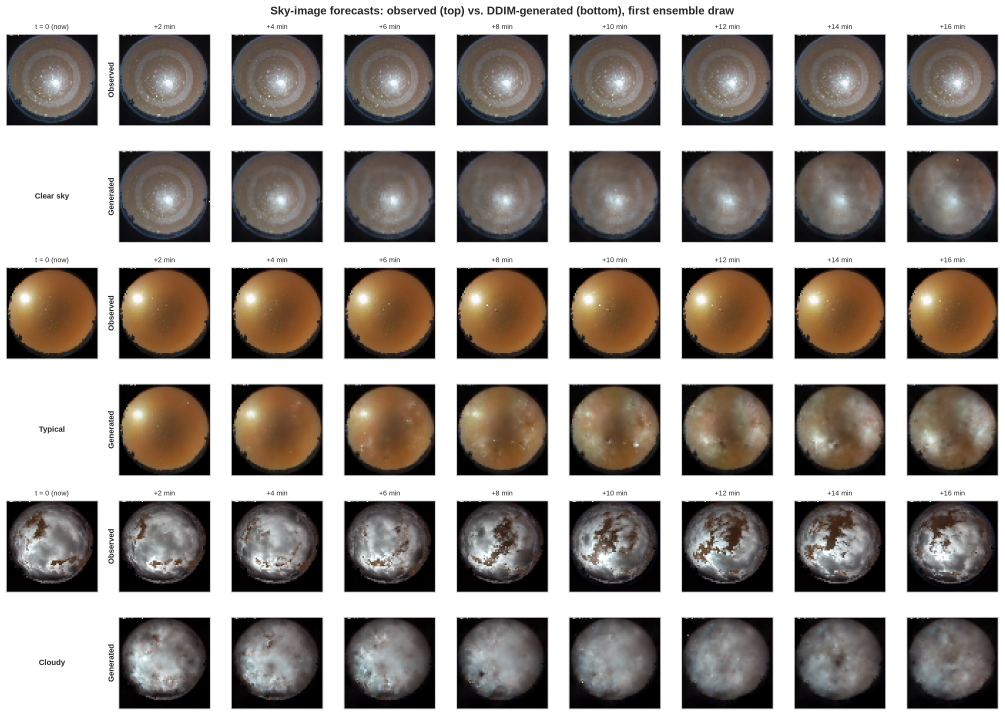
#> input picture showcase_15min_sky_images.png, 4017 x 2875 px (shown at 1/4 size)
$ python extract_tiles.py
#> lines starting #> are read from the running program, lines starting #| are printed output that depends on the picture; after the words box and inside, x2 and y2 are one past the last pixel; in counts of white or black regions, pixels touching at a corner belong together
"""Crop the 64x64 sky-image tiles out of the saved figure grids.

Sources (both render each 64x64 frame with nearest-neighbour upscaling, so
resampling the tile back to 64x64 recovers the original pixels):
  * ../showcase_15min_sky_images.png   -- CSR-MMDiff (this work), notebook Cell 17
  * baseline1 Fig. 4 (embedded bitmap)  -- joint DDIM v1 [B1], same three windows
Output: figures/tiles/{src}_{window}_{row}_{col}.png
"""
import os
import sys

import numpy as np
import pymupdf
from PIL import Image
from scipy import ndimage

HERE = os.path.dirname(os.path.abspath(__file__))
ROOT = os.path.abspath(os.path.join(HERE, "..", ".."))
OUT = os.path.join(HERE, "..", "figures", "tiles")
os.makedirs(OUT, exist_ok=True)


def find_tiles(rgb):
    """Bounding boxes of the square image panels (non-white blobs), sorted row-major."""
    nonwhite = rgb.astype(int).sum(-1) < 3 * 235
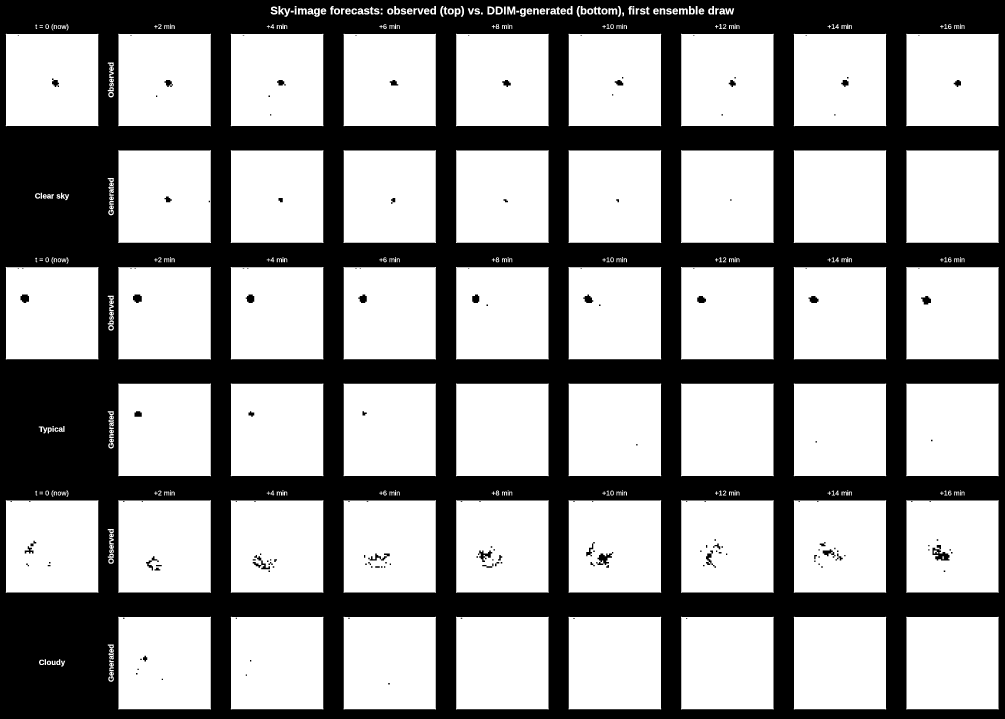
#> nonwhite: shape (2875, 4017) bool (shown at 1/4 size); 60.2% white; 260 black regions (67 under 20 px), largest, box (x1, y1, x2, y2) and area: (0, 0, 4017, 2875) 4557164, (3730, 2180, 3798, 2242) 2120, (2385, 2208, 2453, 2260) 1606
    nonwhite = ndimage.binary_closing(nonwhite, iterations=3)
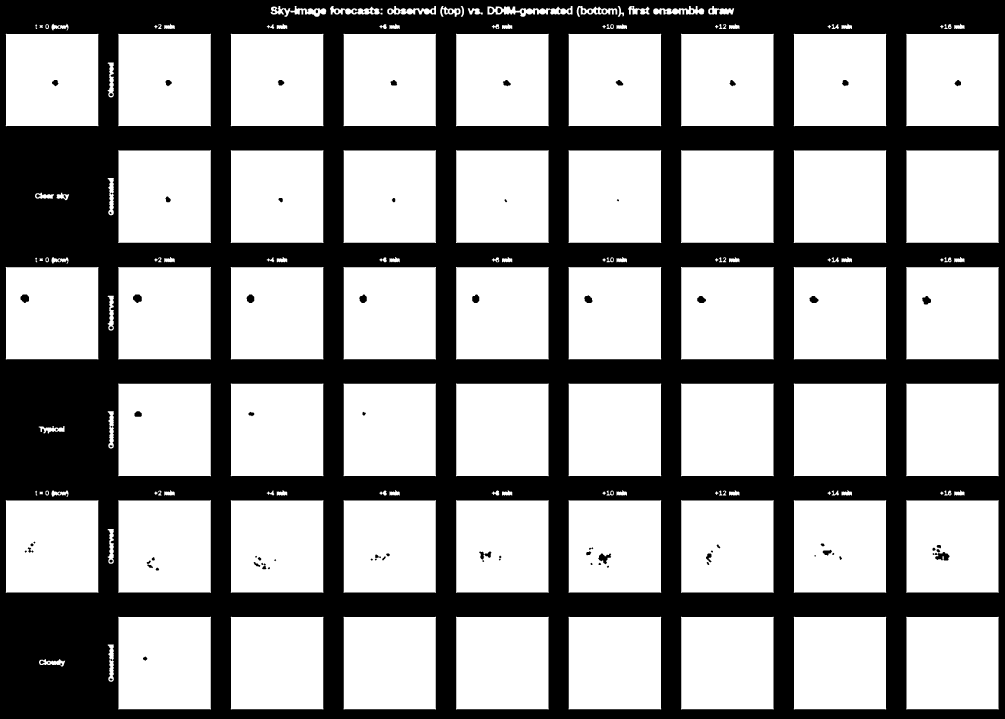
#> nonwhite: shape (2875, 4017) bool (shown at 1/4 size); 60.5% white; 121 black regions, largest, box (x1, y1, x2, y2) and area: (0, 0, 4017, 2875) 4538061, (3730, 2197, 3798, 2242) 1474, (2393, 2214, 2445, 2257) 1117
    lab, n = ndimage.label(nonwhite)
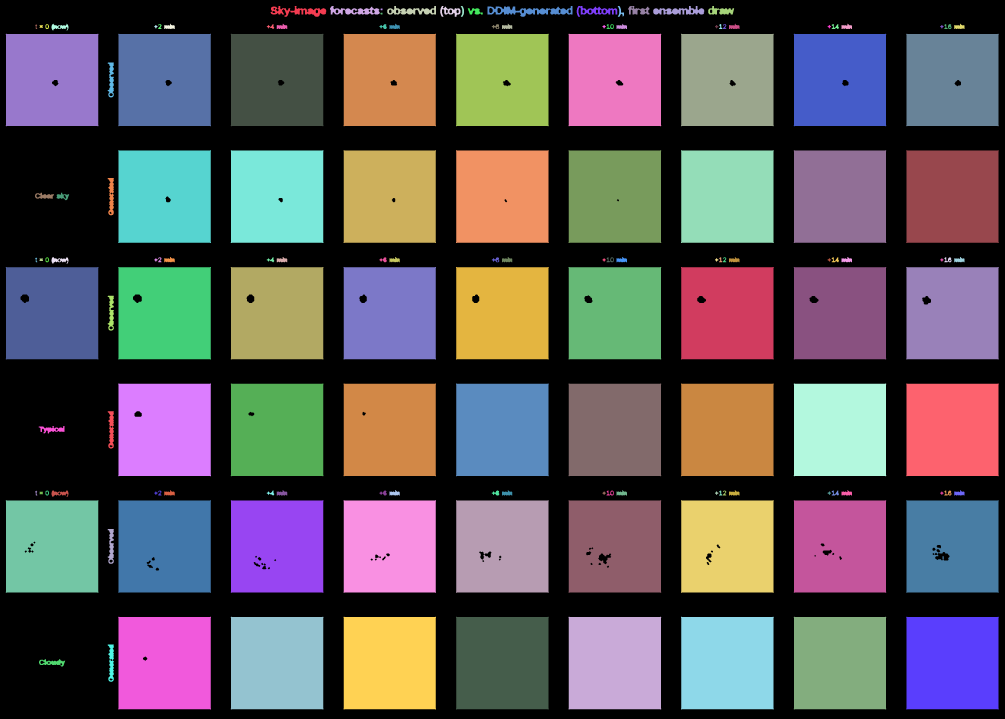
#> lab: shape (2875, 4017) int32 (shown at 1/4 size); 155 distinct labels, from 0 to 154; one colour per label, 0 black
#> n = 154
    boxes = []
    for sl in ndimage.find_objects(lab):
        h, w = sl[0].stop - sl[0].start, sl[1].stop - sl[1].start
        if h > 80 and w > 80 and 0.85 < h / w < 1.15:
            boxes.append((sl[0].start, sl[1].start, h, w))
#> this loop made 154 passes
#> (h, w) on passes 1 to 3: (43, 223), (34, 200), (34, 195)
#> after the loop, boxes = 51 items, first 6: (135, 23, 370, 371), (135, 473, 370, 371), (135, 923, 370, 371), (135, 1374, 370, 370), (135, 1824, 370, 371), (135, 2274, 370, 371)
    hs = np.median([b[2] for b in boxes])
#> hs = 370
    boxes = [b for b in boxes if abs(b[2] - hs) < 0.1 * hs]
    rows = {}
    for b in boxes:
        key = min(rows, key=lambda k: abs(k - b[0]), default=None)
        if key is None or abs(key - b[0]) > hs / 2:
            rows[b[0]] = [b]
        else:
            rows[key].append(b)
#> this loop made 51 passes
#> (b, key) on passes 2 to 13: ((135, 473, 370, 371), 135), ((135, 923, 370, 371), 135), ((135, 1374, 370, 370), 135), ((135, 1824, 370, 371), 135), ((135, 2274, 370, 371), 135), ((135, 2724, 370, 371), 135), ((135, 3175, 370, 370), 135), ((135, 3625, 370, 370), 135), ((601, 473, 371, 371), 135), ((601, 923, 371, 371), 601), ((601, 1374, 371, 370), 601), ((601, 1824, 371, 371), 601)
#> after the loop, rows = 6 items
    return [sorted(rows[k], key=lambda b: b[1]) for k in sorted(rows)]


def crop(rgb, box, inset=0.02):
    y, x, h, w = box
    d = int(round(inset * h))
    tile = Image.fromarray(rgb[y + d : y + h - d, x + d : x + w - d])
    return tile.resize((64, 64), Image.NEAREST)


def export(rgb, tag):
    grid = find_tiles(rgb)
#> grid = 6 items
    print(tag, "rows:", [len(r) for r in grid])
#| ours rows: [9, 8, 9, 8, 9, 8]
    names = ["clear", "typical", "cloudy"]
    # rows alternate observed (9 tiles incl. t=0) / generated (8 tiles)
    for j, name in enumerate(names):
        obs, gen = grid[2 * j], grid[2 * j + 1]
        assert len(obs) == 9 and len(gen) == 8, (len(obs), len(gen))
        for c, b in enumerate(obs):
            crop(rgb, b).save(os.path.join(OUT, f"{tag}_{name}_obs_{c}.png"))
        for c, b in enumerate(gen):
            crop(rgb, b).save(os.path.join(OUT, f"{tag}_{name}_gen_{c + 1}.png"))
#> this loop made 3 passes
#> pass 1, in crop, `tile = Image.fromarray(rgb[y + d : y + h - d, x + d : x + w - d])`:
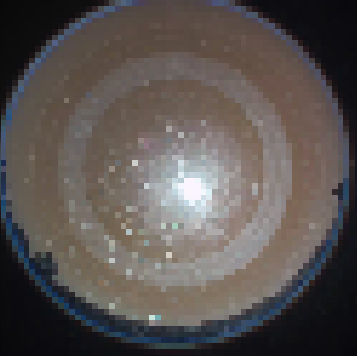
#> tile: PIL image 357x356 RGB; mean R, G, B 89.9, 83.6, 81.2
#> pass 1, in export, `crop(rgb, b).save(os.path.join(OUT, f"{tag}_{name}_obs_{c}.png"))`:
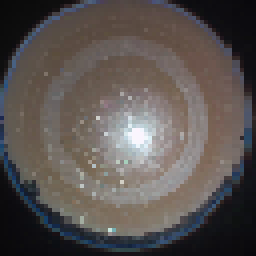
#> saved as ours_clear_obs_0.png: PIL image 64x64 RGB (shown 4 times larger); mean R, G, B 90, 83.6, 81.1
#> pass 1, in export, `crop(rgb, b).save(os.path.join(OUT, f"{tag}_{name}_obs_{c}.png"))`:
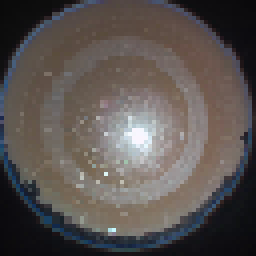
#> saved as ours_clear_obs_1.png: PIL image 64x64 RGB (shown 4 times larger); mean R, G, B 90.2, 83.8, 81.1


ours = np.asarray(Image.open(os.path.join(ROOT, "showcase_15min_sky_images.png")).convert("RGB"))
export(ours, "ours")

#> (the run stopped early here; a loop or call above may not have finished)
